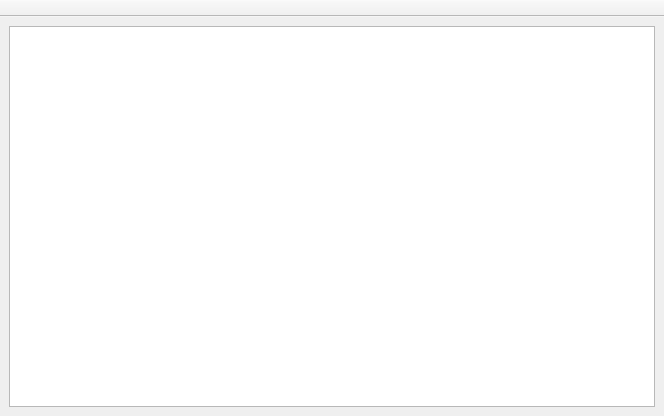
<?xml version="1.0" encoding="UTF-8"?>
<ui version="4.0">
 <class>otherTablesWindow</class>
 <widget class="QMainWindow" name="otherTablesWindow">
  <property name="geometry">
   <rect>
    <x>0</x>
    <y>0</y>
    <width>664</width>
    <height>416</height>
   </rect>
  </property>
  <property name="windowTitle">
   <string>MainWindow</string>
  </property>
  <property name="iconSize">
   <size>
    <width>16</width>
    <height>16</height>
   </size>
  </property>
  <widget class="QWidget" name="centralwidget">
   <layout class="QVBoxLayout" name="verticalLayout">
    <item>
     <widget class="QTableView" name="otherTablesView">
      <property name="styleSheet">
       <string notr="true">QHeaderView::section {
	background-color: rgb(200, 200, 200);
	/*font-size: 9pt;*/
}</string>
      </property>
      <property name="editTriggers">
       <set>QAbstractItemView::NoEditTriggers</set>
      </property>
      <attribute name="horizontalHeaderStretchLastSection">
       <bool>true</bool>
      </attribute>
     </widget>
    </item>
   </layout>
  </widget>
  <widget class="QToolBar" name="toolBar">
   <property name="windowTitle">
    <string>toolBar</string>
   </property>
   <property name="movable">
    <bool>false</bool>
   </property>
   <property name="floatable">
    <bool>false</bool>
   </property>
   <attribute name="toolBarArea">
    <enum>TopToolBarArea</enum>
   </attribute>
   <attribute name="toolBarBreak">
    <bool>false</bool>
   </attribute>
  </widget>
 </widget>
 <resources/>
 <connections/>
</ui>
